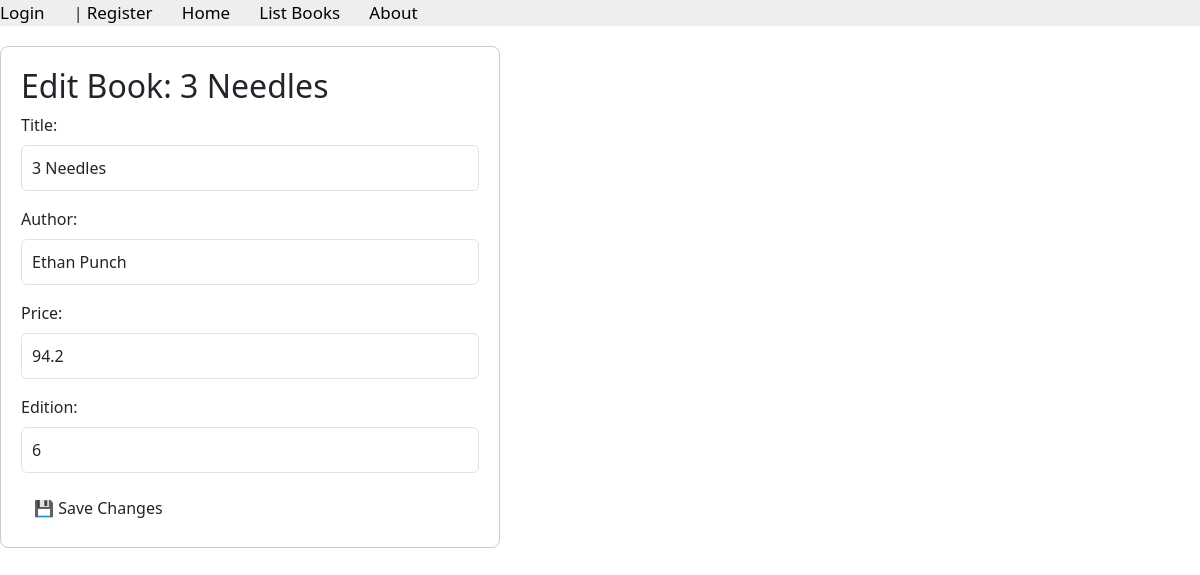
Before: /books/lab10_part2/editbook/123 with the older database file.
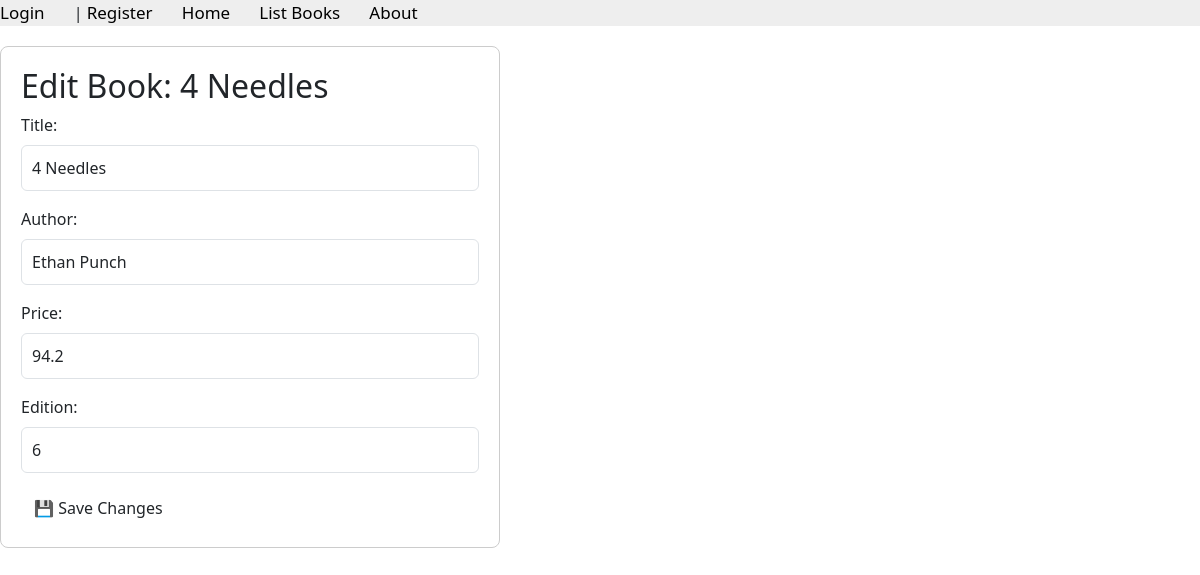
After: the same page with the newer database file.
### apps/bookmodule/models.py (models this page shows)
class Book(models.Model):
    title = models.CharField(max_length = 50, null=True, blank=True)
    author = models.CharField(max_length = 50, null=True, blank=True)
    price = models.FloatField(default = 0.0)
    edition = models.SmallIntegerField(default = 1)

### apps/bookmodule/views.py (the view)
# urls.py: path('lab10_part2/editbook/<int:book_id>', views.lab10_part2_task3 , name='lab10_part2_task3'),
def lab10_part2_task3(request, book_id):
    book = get_object_or_404(Book, pk=book_id)
    if request.method == 'POST':
        form = BookForm(request.POST, instance=book)
        if form.is_valid():
            form.save()
            return redirect('lab10_part2_task1')
    else:
        form = BookForm(instance=book)
    return render(request, 'bookmodule/part2_editBook.html', {'form': form, 'book': book})

### apps/bookmodule/forms.py
class BookForm(forms.ModelForm):
    class Meta:
        model = Book
        fields = ['title', 'author', 'price', 'edition']
        widgets = {
            'title': forms.TextInput(attrs={'class': 'form-control'}),
            'author': forms.TextInput(attrs={'class': 'form-control'}),
            'price': forms.NumberInput(attrs={'class': 'form-control'}),
            'edition': forms.NumberInput(attrs={'class': 'form-control'}),
        }

### apps/templates/bookmodule/part2_editbook.html (shortened to what this page needs)
{% extends "layouts/base.html" %}
{% load static %}
{% block content %}
<div class="form-container">
    <h2>Edit Book: {{ book.title }}</h2>
    <form method="post">
        {{ form.as_p }}
        <button class="btn" type="submit">💾 Save Changes</button>
    </form>
</div>
{% endblock content %}

Changed rows visible on the page:
changed Book "Ethan Punch": title "3 Needles" → "4 Needles"
